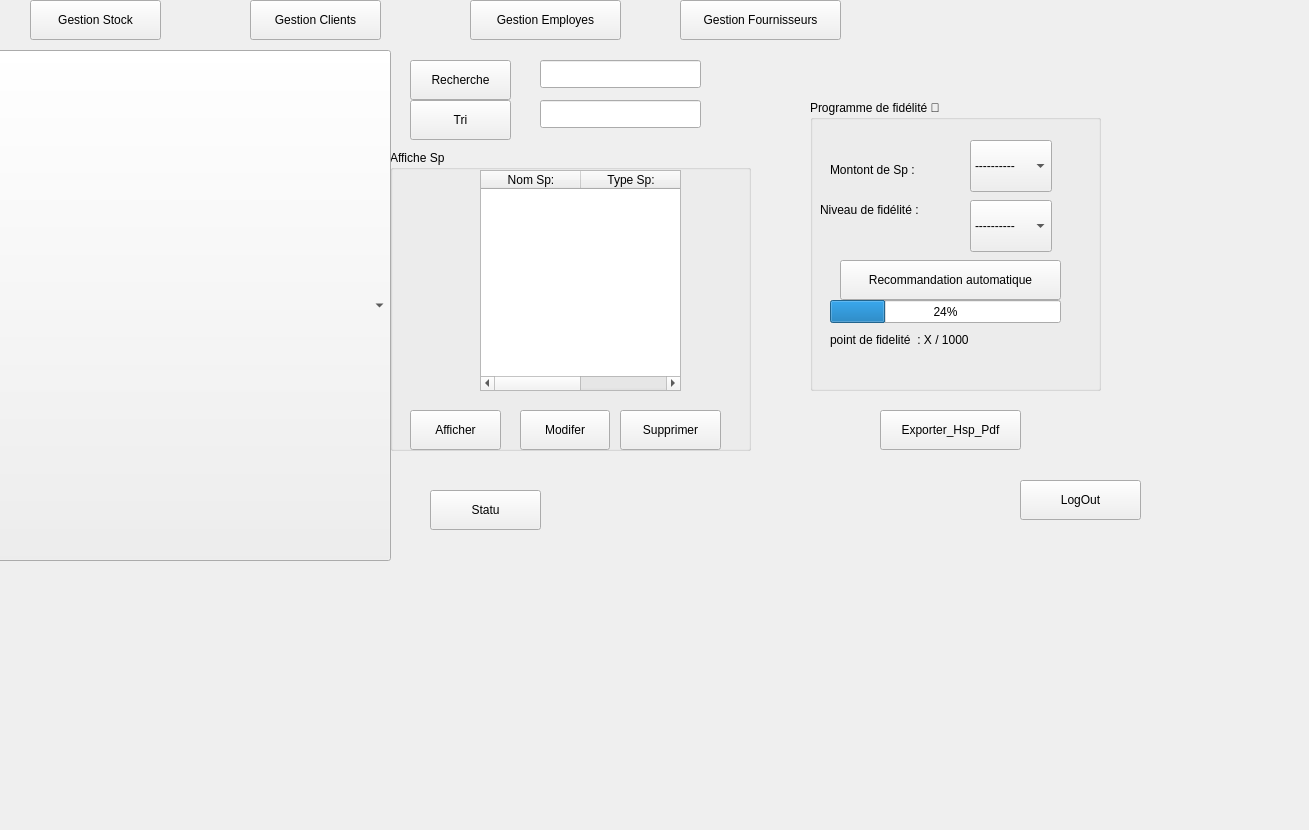
    <widget class="QWidget" name="page_4">
     <widget class="QPushButton" name="btnGestionStock_Page_Sponsors">
      <property name="geometry">
       <rect>
        <x>30</x>
        <y>0</y>
        <width>131</width>
        <height>40</height>
       </rect>
      </property>
      <property name="text">
       <string>Gestion Stock</string>
      </property>
     </widget>
     <widget class="QPushButton" name="btnGestionClients_Page_Sponsors">
      <property name="geometry">
       <rect>
        <x>250</x>
        <y>0</y>
        <width>131</width>
        <height>40</height>
       </rect>
      </property>
      <property name="text">
       <string>Gestion Clients</string>
      </property>
     </widget>
     <widget class="QPushButton" name="btnGestionFournisseurs_Page_Sponsors">
      <property name="geometry">
       <rect>
        <x>680</x>
        <y>0</y>
        <width>161</width>
        <height>40</height>
       </rect>
      </property>
      <property name="text">
       <string>Gestion Fournisseurs</string>
      </property>
     </widget>
     <widget class="QPushButton" name="btnGestionEmployes_Page_Sponsors">
      <property name="geometry">
       <rect>
        <x>470</x>
        <y>0</y>
        <width>151</width>
        <height>40</height>
       </rect>
      </property>
      <property name="text">
       <string>Gestion Employes</string>
      </property>
     </widget>
     <widget class="QLabel" name="label_45">
      <property name="geometry">
       <rect>
        <x>1120</x>
        <y>0</y>
        <width>180</width>
        <height>120</height>
       </rect>
      </property>
      <property name="text">
       <string/>
      </property>
      <property name="pixmap">
       <pixmap resource="resoources.qrc">:/images/a.png</pixmap>
      </property>
     </widget>
     <widget class="QPushButton" name="btnBack_Page_Sponsors">
      <property name="geometry">
       <rect>
        <x>1020</x>
        <y>480</y>
        <width>121</width>
        <height>40</height>
       </rect>
      </property>
      <property name="text">
       <string>LogOut</string>
      </property>
     </widget>
     <widget class="QLineEdit" name="lineEdit_22">
      <property name="geometry">
       <rect>
        <x>540</x>
        <y>100</y>
        <width>161</width>
        <height>28</height>
       </rect>
      </property>
     </widget>
     <widget class="QLineEdit" name="lineEdit_19">
      <property name="geometry">
       <rect>
        <x>190</x>
        <y>70</y>
        <width>113</width>
        <height>21</height>
       </rect>
      </property>
     </widget>
     <widget class="QLabel" name="label_53">
      <property name="geometry">
       <rect>
        <x>10</x>
        <y>430</y>
        <width>101</width>
        <height>20</height>
       </rect>
      </property>
      <property name="text">
       <string>Date Sponsor:</string>
      </property>
     </widget>
     <widget class="QRadioButton" name="radioButton_9">
      <property name="geometry">
       <rect>
        <x>190</x>
        <y>380</y>
        <width>131</width>
        <height>24</height>
       </rect>
      </property>
      <property name="styleSheet">
       <string notr="true">font-size: 14px; font-weight: bold; color: #A5D6A7;</string>
      </property>
      <property name="text">
       <string>Particulier</string>
      </property>
     </widget>
     <widget class="QLabel" name="label_30">
      <property name="geometry">
       <rect>
        <x>10</x>
        <y>200</y>
        <width>111</width>
        <height>20</height>
       </rect>
      </property>
      <property name="text">
       <string>Duree Contrat : </string>
      </property>
     </widget>
     <widget class="QGroupBox" name="groupBox_8">
      <property name="geometry">
       <rect>
        <x>390</x>
        <y>150</y>
        <width>361</width>
        <height>301</height>
       </rect>
      </property>
      <property name="title">
       <string>Affiche Sp</string>
      </property>
      <widget class="QTableWidget" name="tableWidget_3">
       <property name="geometry">
        <rect>
         <x>90</x>
         <y>20</y>
         <width>201</width>
         <height>221</height>
        </rect>
       </property>
       <column>
        <property name="text">
         <string>Nom Sp:</string>
        </property>
       </column>
       <column>
        <property name="text">
         <string>Type Sp:</string>
        </property>
       </column>
      </widget>
      <widget class="QPushButton" name="pushButton_24">
       <property name="geometry">
        <rect>
         <x>20</x>
         <y>260</y>
         <width>91</width>
         <height>40</height>
        </rect>
       </property>
       <property name="text">
        <string>Afficher</string>
       </property>
      </widget>
      <widget class="QPushButton" name="pushButton_27">
       <property name="geometry">
        <rect>
         <x>130</x>
         <y>260</y>
         <width>90</width>
         <height>40</height>
        </rect>
       </property>
       <property name="text">
        <string>Modifer</string>
       </property>
      </widget>
      <widget class="QPushButton" name="pushButton_29">
       <property name="geometry">
        <rect>
         <x>230</x>
         <y>260</y>
         <width>101</width>
         <height>40</height>
        </rect>
       </property>
       <property name="text">
        <string>Supprimer</string>
       </property>
      </widget>
     </widget>
     <widget class="QGroupBox" name="groupBox_9">
      <property name="geometry">
       <rect>
        <x>810</x>
        <y>100</y>
        <width>291</width>
        <height>291</height>
       </rect>
      </property>
      <property name="title">
       <string>Programme de fidélité 👑</string>
      </property>
      <widget class="QLabel" name="label_23">
       <property name="geometry">
        <rect>
         <x>10</x>
         <y>100</y>
         <width>131</width>
         <height>20</height>
        </rect>
       </property>
       <property name="text">
        <string>Niveau de fidélité :</string>
       </property>
      </widget>
      <widget class="QComboBox" name="comboBox_3">
       <property name="geometry">
        <rect>
         <x>160</x>
         <y>100</y>
         <width>82</width>
         <height>52</height>
        </rect>
       </property>
       <item>
        <property name="text">
         <string>----------</string>
        </property>
       </item>
       <item>
        <property name="text">
         <string>bronze  🥉 </string>
        </property>
       </item>
       <item>
        <property name="text">
         <string>Argent  🥈</string>
        </property>
       </item>
       <item>
        <property name="text">
         <string>Or          🥇</string>
        </property>
       </item>
       <item>
        <property name="text">
         <string>Platine   💎</string>
        </property>
       </item>
      </widget>
      <widget class="QLabel" name="label_24">
       <property name="geometry">
        <rect>
         <x>20</x>
         <y>60</y>
         <width>111</width>
         <height>20</height>
        </rect>
       </property>
       <property name="text">
        <string>Montont de Sp :</string>
       </property>
      </widget>
      <widget class="QComboBox" name="comboBox_5">
       <property name="geometry">
        <rect>
         <x>160</x>
         <y>40</y>
         <width>82</width>
         <height>52</height>
        </rect>
       </property>
       <item>
        <property name="text">
         <string>----------</string>
        </property>
       </item>
       <item>
        <property name="text">
         <string>&lt; 1000 DT</string>
        </property>
       </item>
       <item>
        <property name="text">
         <string>1000–3000 DT</string>
        </property>
       </item>
       <item>
        <property name="text">
         <string>3000–7000 DT</string>
        </property>
       </item>
       <item>
        <property name="text">
         <string>&gt;7000 DT</string>
        </property>
       </item>
      </widget>
      <widget class="QProgressBar" name="progressBar_3">
       <property name="geometry">
        <rect>
         <x>20</x>
         <y>200</y>
         <width>231</width>
         <height>23</height>
        </rect>
       </property>
       <property name="value">
        <number>24</number>
       </property>
      </widget>
      <widget class="QLabel" name="label_29">
       <property name="geometry">
        <rect>
         <x>20</x>
         <y>230</y>
         <width>191</width>
         <height>20</height>
        </rect>
       </property>
       <property name="text">
        <string>point de fidelité  : X / 1000</string>
       </property>
      </widget>
      <widget class="QPushButton" name="pushButton_26">
       <property name="geometry">
        <rect>
         <x>30</x>
         <y>160</y>
         <width>221</width>
         <height>40</height>
        </rect>
       </property>
       <property name="text">
        <string>Recommandation automatique</string>
       </property>
      </widget>
     </widget>
     <widget class="QPushButton" name="pushButton_30">
      <property name="geometry">
       <rect>
        <x>430</x>
        <y>490</y>
        <width>111</width>
        <height>40</height>
       </rect>
      </property>
      <property name="text">
       <string>Statu</string>
      </property>
     </widget>
     <widget class="QComboBox" name="comboBox_6">
      <property name="geometry">
       <rect>
        <x>190</x>
        <y>200</y>
        <width>111</width>
        <height>52</height>
       </rect>
      </property>
      <item>
       <property name="text">
        <string>---------</string>
       </property>
      </item>
      <item>
       <property name="text">
        <string>1 Ans</string>
       </property>
      </item>
      <item>
       <property name="text">
        <string>2 Ans</string>
       </property>
      </item>
      <item>
       <property name="text">
        <string>3 Ans</string>
       </property>
      </item>
     </widget>
     <widget class="QLabel" name="label_32">
      <property name="geometry">
       <rect>
        <x>10</x>
        <y>330</y>
        <width>111</width>
        <height>20</height>
       </rect>
      </property>
      <property name="text">
       <string>Type Sponsor: </string>
      </property>
     </widget>
     <widget class="QLineEdit" name="lineEdit_21">
      <property name="geometry">
       <rect>
        <x>540</x>
        <y>60</y>
        <width>161</width>
        <height>28</height>
       </rect>
      </property>
     </widget>
     <widget class="QPushButton" name="pushButton_23">
      <property name="geometry">
       <rect>
        <x>50</x>
        <y>490</y>
        <width>171</width>
        <height>40</height>
       </rect>
      </property>
      <property name="text">
       <string>Ajouter Sponsor</string>
      </property>
     </widget>
     <widget class="QComboBox" name="comboBox_7">
      <property name="geometry">
       <rect>
        <x>190</x>
        <y>260</y>
        <width>111</width>
        <height>52</height>
       </rect>
      </property>
      <item>
       <property name="text">
        <string>----------</string>
       </property>
      </item>
      <item>
       <property name="text">
        <string>Service Normal</string>
       </property>
      </item>
      <item>
       <property name="text">
        <string>Service PRO</string>
       </property>
      </item>
      <item>
       <property name="text">
        <string>Service VIP</string>
       </property>
      </item>
     </widget>
     <widget class="QRadioButton" name="radioButton_8">
      <property name="geometry">
       <rect>
        <x>190</x>
        <y>350</y>
        <width>161</width>
        <height>24</height>
       </rect>
      </property>
      <property name="styleSheet">
       <string notr="true">font-size: 14px; font-weight: bold; color: #A5D6A7;</string>
      </property>
      <property name="text">
       <string>Auto-entrepreneur</string>
      </property>
     </widget>
     <widget class="QLabel" name="label_31">
      <property name="geometry">
       <rect>
        <x>570</x>
        <y>380</y>
        <width>241</width>
        <height>381</height>
       </rect>
      </property>
      <property name="text">
       <string/>
      </property>
      <property name="pixmap">
       <pixmap>../../../../MOHAME~1/AppData/Local/Temp/Rar$DRa49232.39344.rartemp/youssef/images/s.png</pixmap>
      </property>
      <property name="scaledContents">
       <bool>true</bool>
      </property>
     </widget>
     <widget class="QPushButton" name="pushButton_31">
      <property name="geometry">
       <rect>
        <x>410</x>
        <y>100</y>
        <width>101</width>
        <height>40</height>
       </rect>
      </property>
      <property name="text">
       <string>Tri</string>
      </property>
     </widget>
     <widget class="QLabel" name="label_33">
      <property name="geometry">
       <rect>
        <x>10</x>
        <y>110</y>
        <width>141</width>
        <height>20</height>
       </rect>
      </property>
      <property name="text">
       <string>Adresse Mail : </string>
      </property>
     </widget>
     <widget class="QDateEdit" name="dateEdit_6">
      <property name="geometry">
       <rect>
        <x>190</x>
        <y>430</y>
        <width>110</width>
        <height>29</height>
       </rect>
      </property>
     </widget>
     <widget class="QLabel" name="label_54">
      <property name="geometry">
       <rect>
        <x>510</x>
        <y>380</y>
        <width>381</width>
        <height>441</height>
       </rect>
      </property>
      <property name="text">
       <string/>
      </property>
      <property name="pixmap">
       <pixmap>../../../../MOHAME~1/AppData/Downloads/s.png</pixmap>
      </property>
      <property name="scaledContents">
       <bool>true</bool>
      </property>
     </widget>
     <widget class="QDateEdit" name="dateEdit_5">
      <property name="geometry">
       <rect>
        <x>190</x>
        <y>150</y>
        <width>110</width>
        <height>26</height>
       </rect>
      </property>
      <property name="styleSheet">
       <string notr="true">font-size: 14px; font-weight: bold; color: #A5D6A7;</string>
      </property>
     </widget>
     <widget class="QLabel" name="label_55">
      <property name="geometry">
       <rect>
        <x>10</x>
        <y>70</y>
        <width>141</width>
        <height>20</height>
       </rect>
      </property>
      <property name="text">
       <string>Nom  Sponsor : </string>
      </property>
     </widget>
     <widget class="QLabel" name="label_56">
      <property name="geometry">
       <rect>
        <x>10</x>
        <y>150</y>
        <width>141</width>
        <height>20</height>
       </rect>
      </property>
      <property name="text">
       <string>Date d Embauche : </string>
      </property>
     </widget>
     <widget class="QLabel" name="label_57">
      <property name="geometry">
       <rect>
        <x>10</x>
        <y>260</y>
        <width>101</width>
        <height>20</height>
       </rect>
      </property>
      <property name="text">
       <string>Services : </string>
      </property>
     </widget>
     <widget class="QLineEdit" name="lineEdit_20">
      <property name="geometry">
       <rect>
        <x>190</x>
        <y>110</y>
        <width>113</width>
        <height>21</height>
       </rect>
      </property>
     </widget>
     <widget class="QPushButton" name="pushButton_32">
      <property name="geometry">
       <rect>
        <x>410</x>
        <y>60</y>
        <width>101</width>
        <height>40</height>
       </rect>
      </property>
      <property name="text">
       <string>Recherche</string>
      </property>
     </widget>
     <widget class="QRadioButton" name="radioButton_7">
      <property name="geometry">
       <rect>
        <x>190</x>
        <y>320</y>
        <width>101</width>
        <height>24</height>
       </rect>
      </property>
      <property name="styleSheet">
       <string notr="true">font-size: 14px; font-weight: bold; color: white;
</string>
      </property>
      <property name="text">
       <string>Entreprise </string>
      </property>
     </widget>
     <widget class="QPushButton" name="pushButton_25">
      <property name="geometry">
       <rect>
        <x>880</x>
        <y>410</y>
        <width>141</width>
        <height>40</height>
       </rect>
      </property>
      <property name="text">
       <string>Exporter_Hsp_Pdf</string>
      </property>
     </widget>
     <widget class="QComboBox" name="comboBox_8">
      <property name="geometry">
       <rect>
        <x>-10</x>
        <y>50</y>
        <width>401</width>
        <height>511</height>
       </rect>
      </property>
     </widget>
     <widget class="QLabel" name="labelImage_3">
      <property name="geometry">
       <rect>
        <x>580</x>
        <y>480</y>
        <width>331</width>
        <height>141</height>
       </rect>
      </property>
      <property name="text">
       <string/>
      </property>
      <property name="pixmap">
       <pixmap resource="resoources.qrc">:/images/stat.jpg</pixmap>
      </property>
      <property name="scaledContents">
       <bool>true</bool>
      </property>
     </widget>
     <zorder>btnGestionStock_Page_Sponsors</zorder>
     <zorder>btnGestionClients_Page_Sponsors</zorder>
     <zorder>btnGestionFournisseurs_Page_Sponsors</zorder>
     <zorder>btnGestionEmployes_Page_Sponsors</zorder>
     <zorder>label_45</zorder>
     <zorder>btnBack_Page_Sponsors</zorder>
     <zorder>lineEdit_22</zorder>
     <zorder>lineEdit_19</zorder>
     <zorder>label_53</zorder>
     <zorder>radioButton_9</zorder>
     <zorder>label_30</zorder>
     <zorder>groupBox_8</zorder>
     <zorder>groupBox_9</zorder>
     <zorder>pushButton_30</zorder>
     <zorder>comboBox_6</zorder>
     <zorder>label_32</zorder>
     <zorder>lineEdit_21</zorder>
     <zorder>pushButton_23</zorder>
     <zorder>comboBox_7</zorder>
     <zorder>radioButton_8</zorder>
     <zorder>label_31</zorder>
     <zorder>pushButton_31</zorder>
     <zorder>label_33</zorder>
     <zorder>dateEdit_6</zorder>
     <zorder>label_54</zorder>
     <zorder>dateEdit_5</zorder>
     <zorder>label_55</zorder>
     <zorder>label_56</zorder>
     <zorder>label_57</zorder>
     <zorder>lineEdit_20</zorder>
     <zorder>pushButton_32</zorder>
     <zorder>radioButton_7</zorder>
     <zorder>pushButton_25</zorder>
     <zorder>labelImage_3</zorder>
     <zorder>comboBox_8</zorder>
    </widget>
